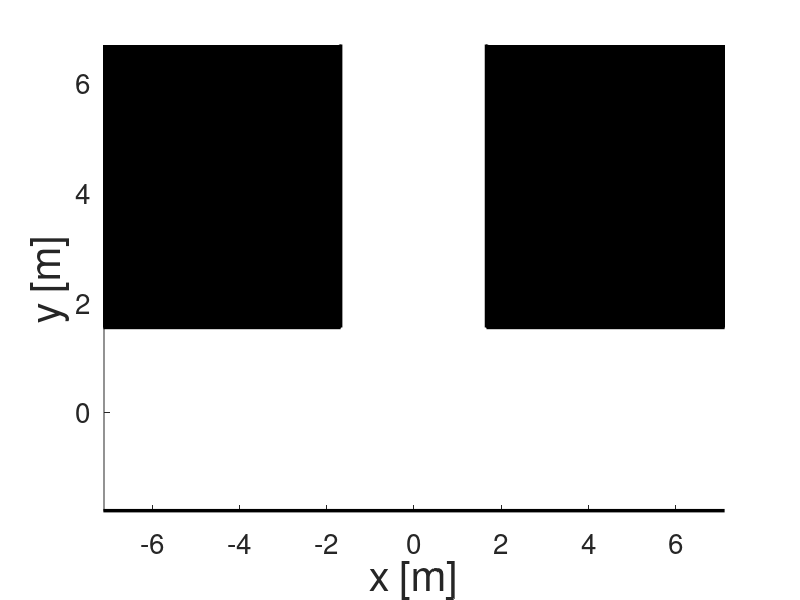

Write MATLAB code to recreate this figure. (Note: this script raises an error after producing the figure.)
%% plot graph
%close all
%clear all
% Define Static obstacles
stat_obs1=[-7.2 -1.79;7.2 -1.79];
stat_obs2=[-7.2 1.55; -1.68 1.55];
stat_obs3=[1.66 1.55;7.2 1.55];
stat_obs4=[-1.68 1.55;-1.68 6.8];
stat_obs5=[1.66 1.55;1.66 6.8];

%load('controller_data.mat');
%load('matlab.mat');
%load('5_human_data.mat');


% figure(2)
% axis([-7.1 7.1 -1.8 6.7])
% xlabel('$$x~(m)$$','Interpreter','latex','fontsize',20)
% ylabel('$y~(m)$','Interpreter','latex','fontsize',20)
% hold on
% for i=1:length(rrt_obj.graph_h)
%     G = rrt_obj.graph_h(i);
%     for j=1:length(G.edge)
%         plot(G.edge(j).xr(1,:),G.edge(j).xr(2,:),'b')
%     end
% end
% plot(stat_obs1(:,1),stat_obs1(:,2),'k','LineWidth',2.5)
% plot(stat_obs2(:,1),stat_obs2(:,2),'k','LineWidth',2.5)
% plot(stat_obs3(:,1),stat_obs3(:,2),'k','LineWidth',2.5)
% plot(stat_obs4(:,1),stat_obs4(:,2),'k','LineWidth',2.5)
% plot(stat_obs5(:,1),stat_obs5(:,2),'k','LineWidth',2.5)
% plot(x_goal(1),x_goal(2),'k*','LineWidth',2.5)
% plot(x_start(1),x_start(2),'k*','LineWidth',2.5)
% 
% 
% figure(3)
% axis([-7.1 7.1 -1.8 6.7])
% xlabel('$$x~(m)$$','Interpreter','latex','fontsize',20)
% ylabel('$y~(m)$','Interpreter','latex','fontsize',20)
% hold on
% for i=1:length(rrt_obj.graph_h)
%     G = rrt_obj.graph_h(i);
%     plot(G.node(1).pose(1),G.node(1).pose(2),'bo','LineWidth',2)
%     plot(real_curr_act22(i,1),real_curr_act22(i,2),'ro','LineWidth',2)
%     plot(real_curr_act12(i,1),real_curr_act12(i,2),'go','LineWidth',2)
%     plot(real_curr_act32(i,1),real_curr_act32(i,2),'ko','LineWidth',2)
%     plot(real_curr_act42(i,1),real_curr_act42(i,2),'co','LineWidth',2)
%     plot(real_curr_act52(i,1),real_curr_act52(i,2),'yo','LineWidth',2)
% end
% plot(stat_obs1(:,1),stat_obs1(:,2),'k','LineWidth',2.5)
% plot(stat_obs2(:,1),stat_obs2(:,2),'k','LineWidth',2.5)
% plot(stat_obs3(:,1),stat_obs3(:,2),'k','LineWidth',2.5)
% plot(stat_obs4(:,1),stat_obs4(:,2),'k','LineWidth',2.5)
% plot(stat_obs5(:,1),stat_obs5(:,2),'k','LineWidth',2.5)
% plot(x_goal(1),x_goal(2),'k*','LineWidth',2.5)
% plot(x_start(1),x_start(2),'k*','LineWidth',2.5)



simulate_plot4 = figure(4);
axis([-7.1 7.1 -1.8 6.7])

set(gcf,'Position',[500 500 900 700])
set(gca,'FontSize',20)
xlabel('x [m]','fontsize',30)
ylabel('y [m]','fontsize',30)
hold on;
rectangle('Position',[-7.2 1.55 5.52 5.52],'FaceColor','k')
rectangle('Position',[1.66 1.55 5.54 5.25],'FaceColor','k')
plot(stat_obs1(:,1),stat_obs1(:,2),'k','LineWidth',2.5)
plot(stat_obs2(:,1),stat_obs2(:,2),'k','LineWidth',2.5)
plot(stat_obs3(:,1),stat_obs3(:,2),'k','LineWidth',2.5)
plot(stat_obs4(:,1),stat_obs4(:,2),'k','LineWidth',2.5)
plot(stat_obs5(:,1),stat_obs5(:,2),'k','LineWidth',2.5)
plot(x_goal(1),x_goal(2),'k*','LineWidth',4)
plot(x_start(1),x_start(2),'k*','LineWidth',2.5)

lightBlue = [153,204,255] / 255;
darkGreen = [0,153,0] / 255;
%title('Time: 8 [s]')

th = 0:pi/50:2*pi;
fig4_steps = length(rrt_obj.graph_h);
for i=1:fig4_steps
    G = rrt_obj.graph_h(i);
    axis([-7.1 7.1 -1.8 6.7])
    %plot robot
    rob = plot(G.node(1).pose(1),G.node(1).pose(2),'o','color','b','LineWidth', 2);
    xunit = rrt_obj.robot_r * cos(th) + G.node(1).pose(1);
    yunit = rrt_obj.robot_r * sin(th) + G.node(1).pose(2);
    rob_r_plot=plot(xunit, yunit,'b','LineWidth',2);
    
    %plot obstacles
    obs1_prev = plot(real_curr_act11(i,1),real_curr_act11(i,2),'Color', darkGreen,'Marker','o','LineWidth',2);
    obs2_prev = plot(real_curr_act21(i,1),real_curr_act21(i,2),'Color', darkGreen,'Marker','o','LineWidth',2); %loc before control computation
    obs3_prev = plot(real_curr_act31(i,1),real_curr_act31(i,2),'Color', darkGreen,'Marker','o','LineWidth',2);
    obs4_prev = plot(real_curr_act41(i,1),real_curr_act41(i,2),'Color', darkGreen,'Marker','o','LineWidth',2);
    obs5_prev = plot(real_curr_act51(i,1),real_curr_act51(i,2),'Color', darkGreen,'Marker','o','LineWidth',2);
    %obs1_now = plot(real_curr_act12(i,1),real_curr_act12(i,2),'ro','LineWidth',2);
    %obs2_now = plot(real_curr_act22(i,1),real_curr_act22(i,2),'ro','LineWidth',2); %loc after control compute (before apply the control)
    %obs3_now = plot(real_curr_act32(i,1),real_curr_act32(i,2),'ro','LineWidth',2);
    %obs4_now = plot(real_curr_act42(i,1),real_curr_act42(i,2),'ro','LineWidth',2);
    %obs5_now = plot(real_curr_act52(i,1),real_curr_act52(i,2),'ro','LineWidth',2);
    
    %plot graph
    graph_plot = {};
    graph_plot{1} = plot(G.edge(1).xr(1,:),G.edge(1).xr(2,:),'Color',lightBlue,'LineWidth',1.5);
    if i~=fig4_steps
        if G.edge_indx>1
            for j=2:length(G.edge)
                graph_plot{j} = plot(G.edge(j).xr(1,:),G.edge(j).xr(2,:),'Color',lightBlue,'LineWidth',1.5);
            end
        end
    else
        if G.edge_indx>1
            for j=2:length(G.edge)
                graph_plot{j} = plot(G.edge(j).xr(1,:),G.edge(j).xr(2,:),'b','LineStyle','--','LineWidth',2);
            end
        end
    end
    select_traj = [];
    if length(x_traj{i})>=1
        select_traj = plot(x_traj{i}(1,:),x_traj{i}(2,:),'b','LineWidth',3);
    end
    %plot obstacle predicted bounds
    pred_plot={};
    num_plot_pred = 0;
    %OBS bound current
    num_plot_pred = num_plot_pred +1;
    xunit = obs_vec_record(i).current_r(1) * cos(th) + obs_vec_record(i).current_pose(1,1);
    yunit = obs_vec_record(i).current_r(1) * sin(th) + obs_vec_record(i).current_pose(2,1);
    pred_plot{num_plot_pred}=plot(xunit, yunit,'Color', darkGreen,'LineWidth',2);
    
    num_plot_pred = num_plot_pred +1;
    xunit = obs_vec_record(i).current_r(2) * cos(th) + obs_vec_record(i).current_pose(1,2);
    yunit = obs_vec_record(i).current_r(2) * sin(th) + obs_vec_record(i).current_pose(2,2);
    pred_plot{num_plot_pred} = plot(xunit, yunit,'Color', darkGreen,'LineWidth',2);
    
    num_plot_pred = num_plot_pred +1;
    xunit = obs_vec_record(i).current_r(3) * cos(th) + obs_vec_record(i).current_pose(1,3);
    yunit = obs_vec_record(i).current_r(3) * sin(th) + obs_vec_record(i).current_pose(2,3);
    pred_plot{num_plot_pred} = plot(xunit, yunit,'Color', darkGreen,'LineWidth',2);
    
    num_plot_pred = num_plot_pred +1;
    xunit = obs_vec_record(i).current_r(4) * cos(th) + obs_vec_record(i).current_pose(1,4);
    yunit = obs_vec_record(i).current_r(4) * sin(th) + obs_vec_record(i).current_pose(2,4);
    pred_plot{num_plot_pred} = plot(xunit, yunit,'Color', darkGreen,'LineWidth',2);
    
    num_plot_pred = num_plot_pred +1;
    xunit = obs_vec_record(i).current_r(5) * cos(th) + obs_vec_record(i).current_pose(1,5);
    yunit = obs_vec_record(i).current_r(5) * sin(th) + obs_vec_record(i).current_pose(2,5);
    pred_plot{num_plot_pred} = plot(xunit, yunit,'Color', darkGreen,'LineWidth',2);
    
    %OBS bound future
    for k=1:5
        for t=1:pred_samples
            if isempty(obs_vec_record(i).predicted_bounds{k}{t}.r)==0
                num_plot_pred = num_plot_pred +1;
                xunit = obs_vec_record(i).predicted_bounds{k}{t}.r * cos(th) + obs_vec_record(i).predicted_bounds{k}{t}.center(1);
                yunit = obs_vec_record(i).predicted_bounds{k}{t}.r * sin(th) + obs_vec_record(i).predicted_bounds{k}{t}.center(2);
                pred_plot{num_plot_pred} = plot(xunit, yunit,'Color', darkGreen,'LineWidth',2); 
            end
        end
    end

    drawnow
    pause(0.1);
    if i~=fig4_steps
        %set(rob,'Visible','off')
        set(obs1_prev,'Visible','off')
        set(obs2_prev,'Visible','off')
        set(obs3_prev,'Visible','off')
        set(obs4_prev,'Visible','off')
        set(obs5_prev,'Visible','off')
        %set(obs1_now,'Visible','off')
        %set(obs2_now,'Visible','off')
        %set(obs3_now,'Visible','off')
        %set(obs4_now,'Visible','off')
        %set(obs5_now,'Visible','off')
        set(rob_r_plot,'Visible','off')
        if ~isempty(select_traj)
           set(select_traj,'Visible','off')
        end

        for io = 1:length(graph_plot)
              %set(graph_plot{io},'Visible','off')
        end
        for iq = 1:num_plot_pred
              set(pred_plot{iq},'Visible','off')
        end
    end
end

%close(simulate_plot4)

%
% th = 0:pi/50:2*pi;
% for i=1:length(rrt_obj.graph_h)
%     G = rrt_obj.graph_h(i);
%     axis([G.node(1).pose(1)-2 G.node(1).pose(1)+2 G.node(1).pose(2)-2 G.node(1).pose(2)+2])
%     %plot robot
%     rob = plot(G.node(1).pose(1),G.node(1).pose(2),'o','color','b','LineWidth', 2);
%     xunit = rrt_obj.robot_r * cos(th) + G.node(1).pose(1);
%     yunit = rrt_obj.robot_r * sin(th) + G.node(1).pose(2);
%     rob_r_plot=plot(xunit, yunit,'b','LineWidth',1);
%     
%     %plot obstacles
%     obs1_prev = plot(real_curr_act11(i,1),real_curr_act11(i,2),'go','LineWidth',2);
%     obs2_prev = plot(real_curr_act21(i,1),real_curr_act21(i,2),'go','LineWidth',2); %loc before control computation
%     obs3_prev = plot(real_curr_act31(i,1),real_curr_act31(i,2),'go','LineWidth',2);
%     obs4_prev = plot(real_curr_act41(i,1),real_curr_act41(i,2),'go','LineWidth',2);
%     obs5_prev = plot(real_curr_act51(i,1),real_curr_act51(i,2),'go','LineWidth',2);
%     obs1_now = plot(real_curr_act12(i,1),real_curr_act12(i,2),'ro','LineWidth',2);
%     obs2_now = plot(real_curr_act22(i,1),real_curr_act22(i,2),'ro','LineWidth',2); %loc after control compute (before apply the control)
%     obs3_now = plot(real_curr_act32(i,1),real_curr_act32(i,2),'ro','LineWidth',2);
%     obs4_now = plot(real_curr_act42(i,1),real_curr_act42(i,2),'ro','LineWidth',2);
%     obs5_now = plot(real_curr_act52(i,1),real_curr_act52(i,2),'ro','LineWidth',2);
%     
%     %plot graph
%     graph_plot = {};
%     graph_plot{1} = plot(G.edge(1).xr(1,:),G.edge(1).xr(2,:));
%     if G.edge_indx>1
%         for j=2:length(G.edge)
%             graph_plot{j} = plot(G.edge(j).xr(1,:),G.edge(j).xr(2,:));
%         end
%     end
%     select_traj = [];
%     if length(x_traj{i})>=1
%         select_traj = plot(x_traj{i}(1,:),x_traj{i}(2,:),'b','LineWidth',2);
%     end
%     %plot obstacle predicted bounds
%     pred_plot={};
%     num_plot_pred = 0;
%     %OBS bound current
%     num_plot_pred = num_plot_pred +1;
%     xunit = obs_vec_record(i).current_r(1) * cos(th) + obs_vec_record(i).current_pose(1,1);
%     yunit = obs_vec_record(i).current_r(1) * sin(th) + obs_vec_record(i).current_pose(2,1);
%     pred_plot{num_plot_pred}=plot(xunit, yunit,'g','LineWidth',1);
%     
%     num_plot_pred = num_plot_pred +1;
%     xunit = obs_vec_record(i).current_r(2) * cos(th) + obs_vec_record(i).current_pose(1,2);
%     yunit = obs_vec_record(i).current_r(2) * sin(th) + obs_vec_record(i).current_pose(2,2);
%     pred_plot{num_plot_pred} = plot(xunit, yunit,'g','LineWidth',1);
%     
%     num_plot_pred = num_plot_pred +1;
%     xunit = obs_vec_record(i).current_r(3) * cos(th) + obs_vec_record(i).current_pose(1,3);
%     yunit = obs_vec_record(i).current_r(3) * sin(th) + obs_vec_record(i).current_pose(2,3);
%     pred_plot{num_plot_pred} = plot(xunit, yunit,'g','LineWidth',1);
%     
%     num_plot_pred = num_plot_pred +1;
%     xunit = obs_vec_record(i).current_r(4) * cos(th) + obs_vec_record(i).current_pose(1,4);
%     yunit = obs_vec_record(i).current_r(4) * sin(th) + obs_vec_record(i).current_pose(2,4);
%     pred_plot{num_plot_pred} = plot(xunit, yunit,'g','LineWidth',1);
%     
%     num_plot_pred = num_plot_pred +1;
%     xunit = obs_vec_record(i).current_r(5) * cos(th) + obs_vec_record(i).current_pose(1,5);
%     yunit = obs_vec_record(i).current_r(5) * sin(th) + obs_vec_record(i).current_pose(2,5);
%     pred_plot{num_plot_pred} = plot(xunit, yunit,'g','LineWidth',1);
%     
%     %OBS bound future
%     for k=1:5
%         for t=1:pred_samples
%             if isempty(obs_vec_record(i).predicted_bounds{k}{t}.r)==0
%                 num_plot_pred = num_plot_pred +1;
%                 xunit = obs_vec_record(i).predicted_bounds{k}{t}.r * cos(th) + obs_vec_record(i).predicted_bounds{k}{t}.center(1);
%                 yunit = obs_vec_record(i).predicted_bounds{k}{t}.r * sin(th) + obs_vec_record(i).predicted_bounds{k}{t}.center(2);
%                 pred_plot{num_plot_pred} = plot(xunit, yunit,'g','LineWidth',1); 
%             end
%         end
%     end
% 
%     drawnow
%     pause(0.1);
%     set(rob,'Visible','off')
%     set(obs1_prev,'Visible','off')
%     set(obs2_prev,'Visible','off')
%     set(obs3_prev,'Visible','off')
%     set(obs4_prev,'Visible','off')
%     set(obs5_prev,'Visible','off')
%     set(obs1_now,'Visible','off')
%     set(obs2_now,'Visible','off')
%     set(obs3_now,'Visible','off')
%     set(obs4_now,'Visible','off')
%     set(obs5_now,'Visible','off')
%     set(rob_r_plot,'Visible','off')
%     if ~isempty(select_traj)
%        set(select_traj,'Visible','off')
%     end
%     
%     for io = 1:length(graph_plot)
%           set(graph_plot{io},'Visible','off')
%     end
%     for iq = 1:num_plot_pred
%           set(pred_plot{iq},'Visible','off')
%     end
% end
h_vex=[];
for k=1:length(rrt_obj.graph_h)
    node_sel = rrt_obj.graph_h(k).node_select;
    h_vex=[h_vex rrt_obj.graph_h(k).node(node_sel).hr];
end

t=0:0.5:length(u_traj)*0.5-0.5;

figure(8)
subplot(2,1,1)
plot(t,u_traj(1,:),'b','LineWidth',2)
hold
plot(t,u_traj(2,:),'Color',darkGreen,'LineWidth',2)
set(gca,'FontSize',18)
ylabel('Control Inputs','Interpreter','latex','fontsize',20)
legend('Velocity $(m/s)$','Angular Velocity $(rad/s)$','Interpreter','latex','fontsize',20)
axis([0 length(u_traj)*0.5-0.5 -0.33 1])


subplot(2,1,2)
plot(t(1:length(h_vex)),h_vex,'b','LineWidth',2)
set(gca,'FontSize',18)
xlabel('Time $(s)$','Interpreter','latex','fontsize',20)
ylabel('Safety Measure','Interpreter','latex','fontsize',20)
axis([0 length(u_traj)*0.5-0.5 -1 max(h_vex)+1])

%minimum safety
h_vex=[];
for k=1:length(rrt_obj.graph_h)
    node_sel = rrt_obj.graph_h(k).node_select;
    h_vex=[h_vex rrt_obj.graph_h(k).node(node_sel).hr_min];
end

t=0:0.5:length(u_traj)*0.5-0.5;

figure(9)
subplot(2,1,1)
plot(t,u_traj(1,:),'b','LineWidth',2)
hold
plot(t,u_traj(2,:),'Color',darkGreen,'LineWidth',2)
set(gca,'FontSize',18)
ylabel('Control Inputs','Interpreter','latex','fontsize',20)
legend('Velocity $(m/s)$','Angular Velocity $(rad/s)$','Interpreter','latex','fontsize',20)
axis([0 length(u_traj)*0.5-0.5 -0.33 1])


subplot(2,1,2)
plot(t(1:length(h_vex)),h_vex,'b','LineWidth',2)
set(gca,'FontSize',18)
xlabel('Time $(s)$','Interpreter','latex','fontsize',20)
ylabel('Safety Measure','Interpreter','latex','fontsize',20)
axis([0 length(u_traj)*0.5-0.5 -1 max(h_vex)+1])
